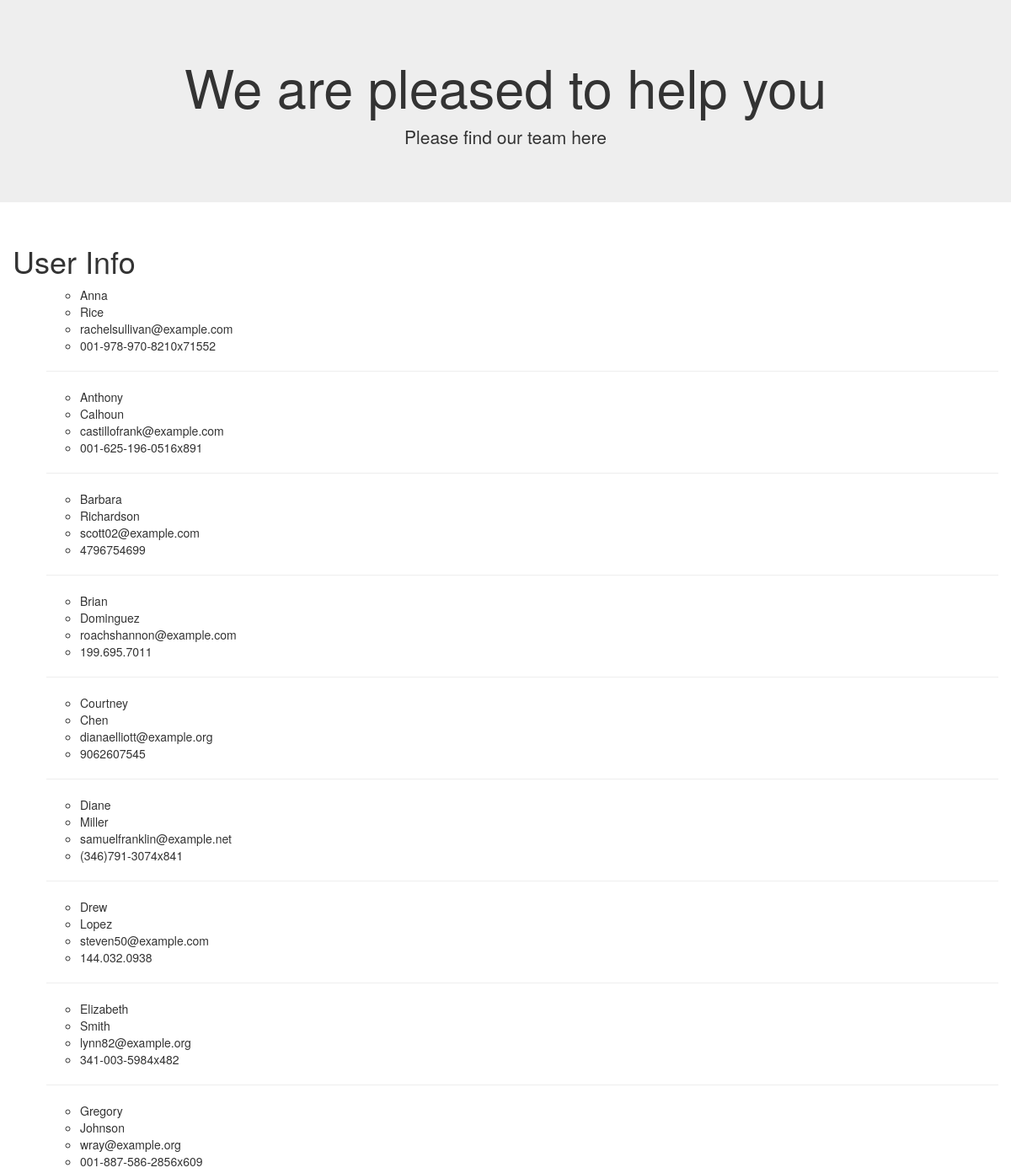
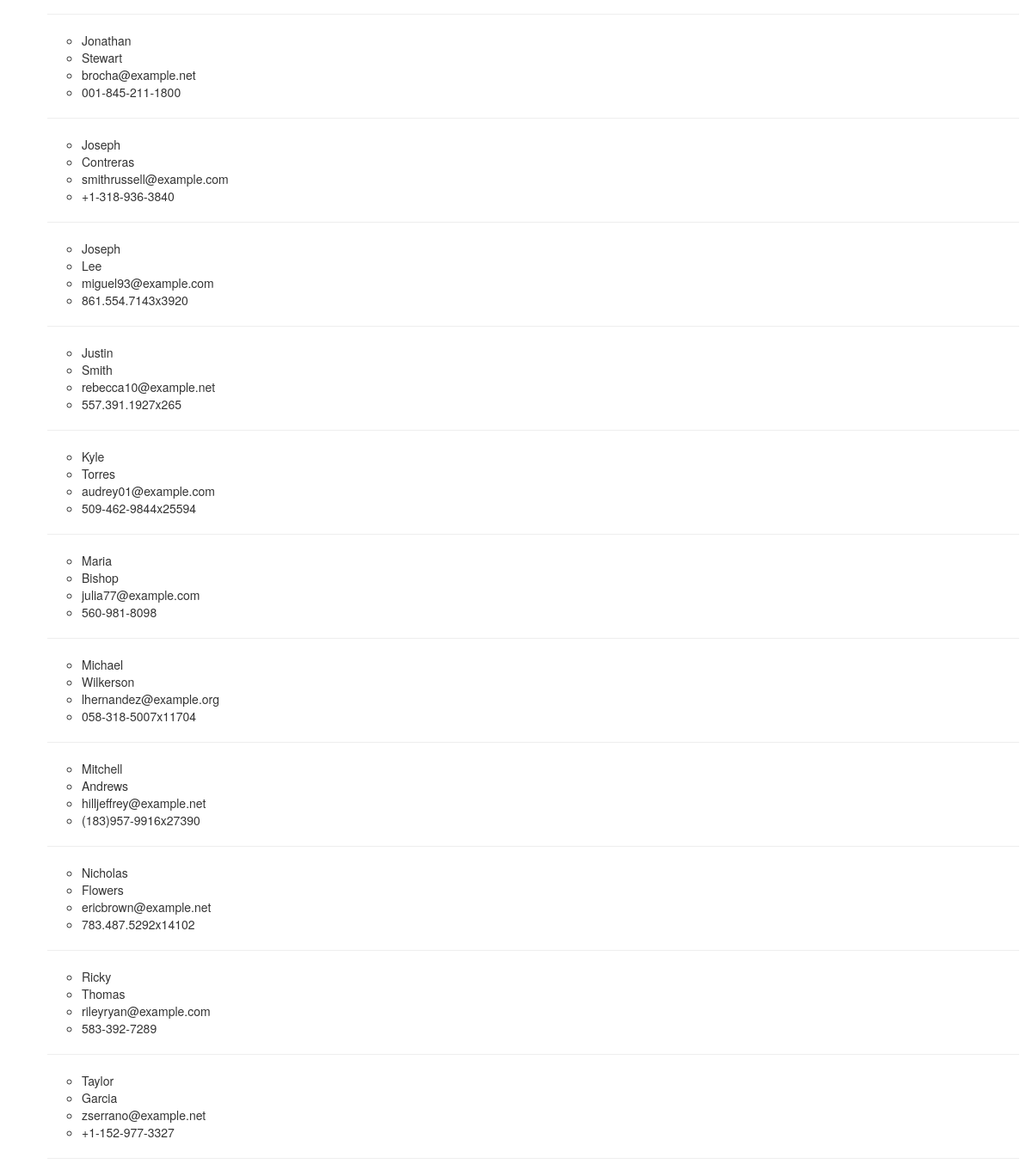
/base/user, run on the app's committed database (2 pictures, top to bottom).
### base_app/models.py (models this page shows, shortened)
class User(models.Model):
    first_name = models.CharField(max_length=200)
    last_name = models.CharField(max_length=200)
    email = models.EmailField(max_length=200, unique=True)
    phone = models.CharField(max_length=14, unique=True)

### base_app/views.py (the view)
# urls.py: path('user', views.create_user, name='user')
def create_user(request):
    users = User.objects.order_by('first_name')
    user_list = {'user': users}
    return render(request, 'base_app/user.html', context=user_list)

### templates/base_app/user.html (shortened to what this page needs)
<!DOCTYPE html>
{% load static %}
<html lang="en" dir="ltr">
  <head>
    <link rel="stylesheet" href="https://maxcdn.bootstrapcdn.com/bootstrap/3.4.1/css/bootstrap.min.css">
  </head>
  <body>
    <div class="jumbotron text-center">
      <h1>We are pleased to help you</h1>
      <p>Please find our team here </p>
    </div>
    <div class="container-fluid">
      <h1>User Info</h1>
      {% if user %}
        <ol>
            {% for member in user %}
            <ul>
              <li>{{ member.first_name }}</li>
              <li>{{ member.last_name }}</li>
              <li>{{ member.email }}</li>
              <li>{{ member.phone }}</li>
            </ul>
            <hr>
            {% endfor %}
        </ol>
      {% else %}
        <p> No Users Here </p>
      {% endif %}
    </div>
  </body>
</html>

### data on the page
User: first_name "Anna", last_name "Rice", email "rachelsullivan@example.com", phone "001-978-970-8210x71552"
User: first_name "Anthony", last_name "Calhoun", email "castillofrank@example.com", phone "001-625-196-0516x891"
User: first_name "Barbara", last_name "Richardson", email "scott02@example.com", phone "4796754699"
User: first_name "Brian", last_name "Dominguez", email "roachshannon@example.com", phone "199.695.7011"
User: first_name "Courtney", last_name "Chen", email "dianaelliott@example.org", phone "9062607545"
User: first_name "Diane", last_name "Miller", email "samuelfranklin@example.net", phone "(346)791-3074x841"
User: first_name "Drew", last_name "Lopez", email "steven50@example.com", phone "144.032.0938"
User: first_name "Elizabeth", last_name "Smith", email "lynn82@example.org", phone "341-003-5984x482"
User: first_name "Gregory", last_name "Johnson", email "wray@example.org", phone "001-887-586-2856x609"
User: first_name "Jonathan", last_name "Stewart", email "brocha@example.net", phone "001-845-211-1800"
User: first_name "Joseph", last_name "Contreras", email "smithrussell@example.com", phone "+1-318-936-3840"
User: first_name "Joseph", last_name "Lee", email "miguel93@example.com", phone "861.554.7143x3920"
User: first_name "Justin", last_name "Smith", email "rebecca10@example.net", phone "557.391.1927x265"
User: first_name "Kyle", last_name "Torres", email "audrey01@example.com", phone "509-462-9844x25594"
User: first_name "Maria", last_name "Bishop", email "julia77@example.com", phone "560-981-8098"
User: first_name "Michael", last_name "Wilkerson", email "lhernandez@example.org", phone "058-318-5007x11704"
User: first_name "Mitchell", last_name "Andrews", email "hilljeffrey@example.net", phone "(183)957-9916x27390"
User: first_name "Nicholas", last_name "Flowers", email "ericbrown@example.net", phone "783.487.5292x14102"
User: first_name "Ricky", last_name "Thomas", email "rileyryan@example.com", phone "583-392-7289"
User: first_name "Taylor", last_name "Garcia", email "zserrano@example.net", phone "+1-152-977-3327"
